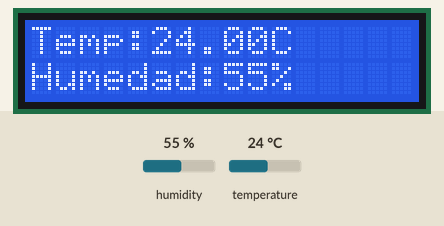
This sketch was run on a simulated Arduino Uno, built with avr-gcc and run on an emulated ATmega328P. Parts: 16×2 character LCD. Inputs (shaded band) come from the test bench; at power-on: humidity 55 %, temperature 24 °C.

Above: at 1.2 s.
1.3 s: humidity set to 22 %
At 2.5 s:
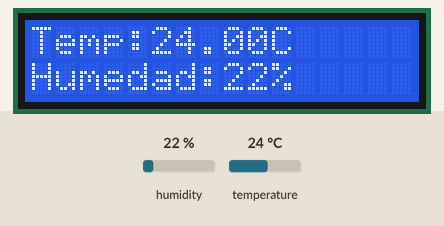
4.0 s: temperature set to 12 °C
At 5.0 s:
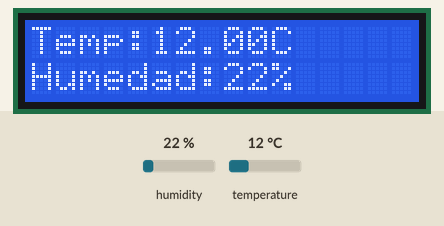
6.7 s: humidity set to 40 %
At 8.7 s:
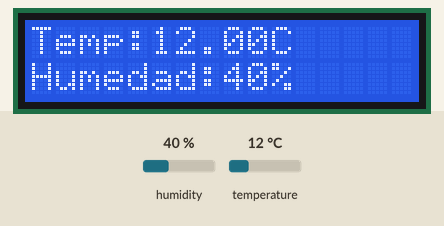
9.7 s: temperature set to 19 °C
At 11.2 s:
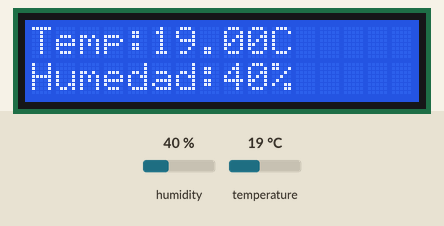
Timing chart, 0 to 12.7 s (numbered marks = the images above; inputs shaded):
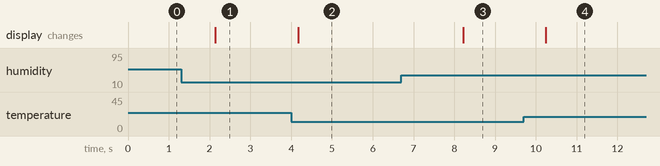

Measured:
- after the input at 1.3 s, the display: changes after 0.84 s (image 1)
- after the input at 4.0 s, the display: changes after 0.17 s (image 2)
- after the input at 6.7 s, the display: changes after 1.5 s (image 3)
- after the input at 9.7 s, the display: changes after 0.55 s (image 4)

The sketch:

codigo.ino
```cpp
#include <Wire.h>
#include <LiquidCrystal_I2C.h>

LiquidCrystal_I2C lcd(0x27,16,2); //

#include <DHT.h>
#include <DHT_U.h>

#define Type DHT11
int dhtPin = 2;
DHT HT(dhtPin, Type);
int humidity;
float temperaturaC;
float temperaturaF;
int dt (500);

void setup() {

  Serial.begin(9600);
  lcd.init();
  lcd.backlight();
  HT.begin();
  lcd.clear();
}

void loop() {

  humidity = HT.readHumidity();
  temperaturaC = HT.readTemperature();
  temperaturaF = HT.readTemperature(true);

  lcd.setCursor(0,0);
  lcd.print("Temp:");
  lcd.setCursor(5,0);
  lcd.print(temperaturaC);
  lcd.setCursor(10,0);
  lcd.print("C");

  lcd.setCursor(0,1);
  lcd.print("Humedad:");
  lcd.setCursor(8,1);
  lcd.print(humidity);
  lcd.setCursor(10,1);
  lcd.print("%");
}
```
